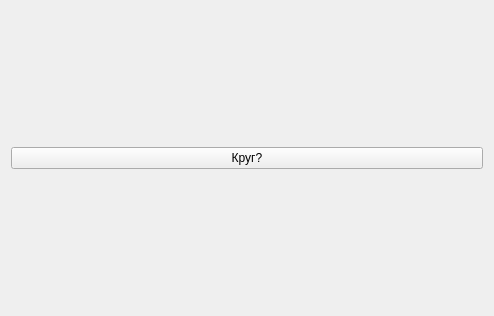
<?xml version="1.0" encoding="UTF-8"?>
<ui version="4.0">
 <class>Form</class>
 <widget class="QWidget" name="Form">
  <property name="geometry">
   <rect>
    <x>0</x>
    <y>0</y>
    <width>494</width>
    <height>316</height>
   </rect>
  </property>
  <property name="windowTitle">
   <string>Цветной круг</string>
  </property>
  <layout class="QVBoxLayout" name="verticalLayout">
   <item>
    <widget class="QPushButton" name="add_circle_button">
     <property name="focusPolicy">
      <enum>Qt::NoFocus</enum>
     </property>
     <property name="text">
      <string>Круг?</string>
     </property>
    </widget>
   </item>
  </layout>
 </widget>
 <resources/>
 <connections/>
</ui>
